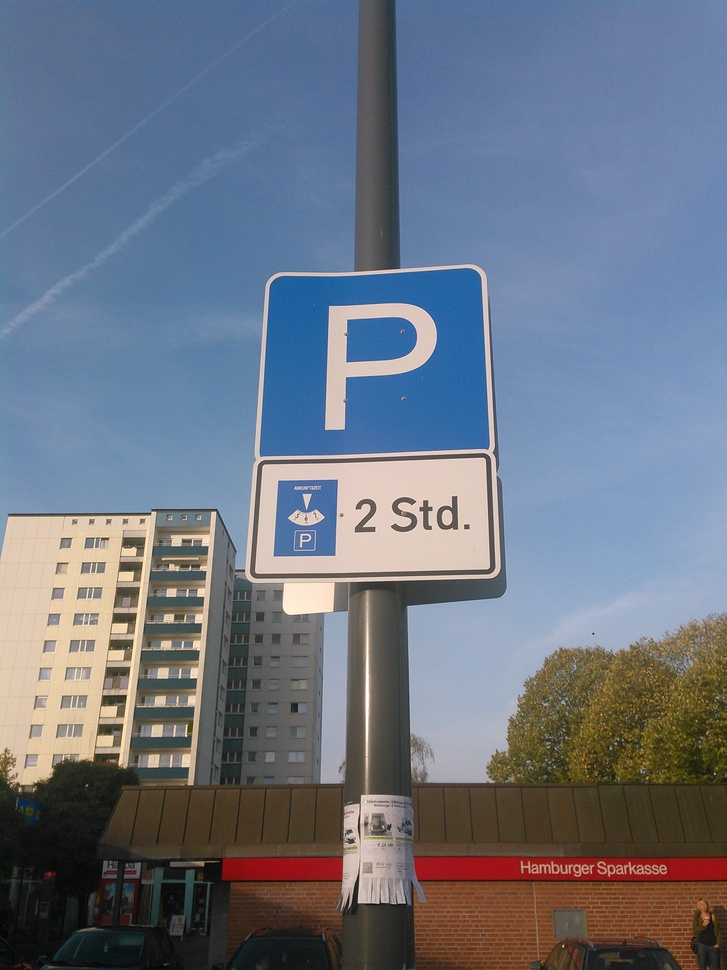
#> input picture tests/0001.jpg, 727 x 970 px, shrunk from 2448 x 3264 before the run
$ python -i image_processor.py   (imports and definitions only)
#> lines starting #> are read from the running program, lines starting #| are printed output that depends on the picture
# Copyright (C)2014,2015 Philipp Naumann
# Copyright (C)2014,2015 Marcus Soll
#
# This file is part of SPtP.
#
# SPtP is free software: you can redistribute it and/or modify
# it under the terms of the GNU General Public License as published by
# the Free Software Foundation, either version 3 of the License, or
# (at your option) any later version.
#
# SPtP is distributed in the hope that it will be useful,
# but WITHOUT ANY WARRANTY; without even the implied warranty of
# MERCHANTABILITY or FITNESS FOR A PARTICULAR PURPOSE.  See the
# GNU General Public License for more details.
#
# You should have received a copy of the GNU General Public License
# along with SPtP. If not, see <http://www.gnu.org/licenses/>.

import PIL.Image


class ImageProcessor:
    def __init__(self, image):
        """
        This class implements simple image processing methods.

        :param image: The image to process
        :type image: PIL.Image, currently only RGB(A).
        :raise: ValueError: if the image is not an instance of PIL.Image.Image
        :return: None
        """
        if image is None:
            self.image = None
            return

        if not isinstance(image, PIL.Image.Image):
            raise ValueError('Not a PIL.Image.Image')
        self.image = image
        self.top, self.bottom = self._split_image()

    # [69 lines left out: functions _split_image, aggregate_histogram, outside, not called in this run]

>>> import cv2
>>> picture = cv2.imread('tests/0001.jpg', cv2.IMREAD_GRAYSCALE)
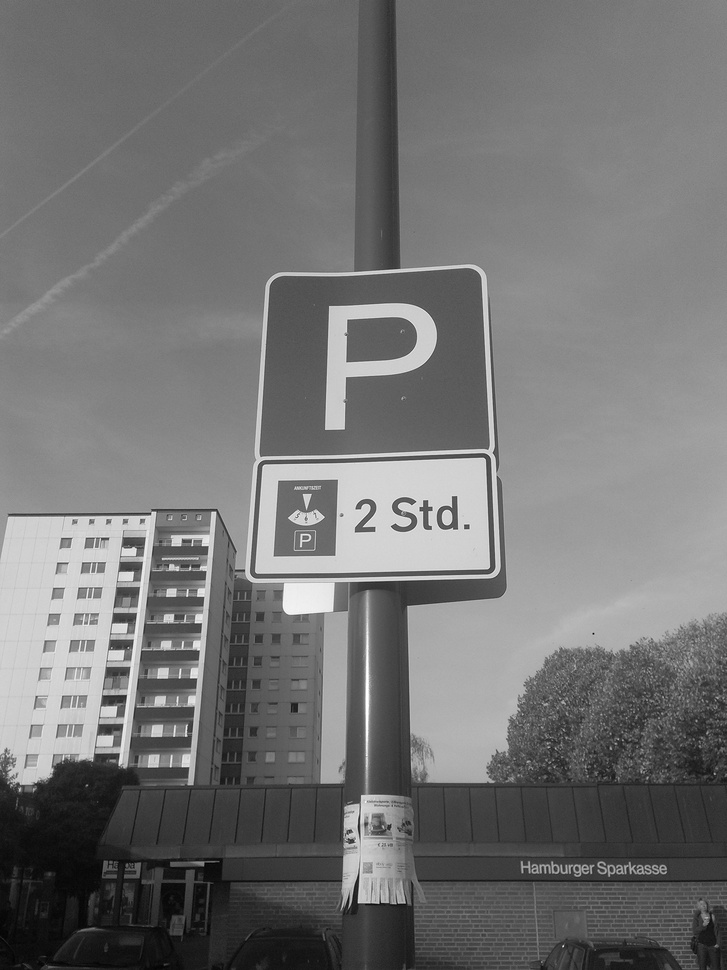
#> picture: shape (970, 727); min 0, max 255, mean 115.5
#> (the run stopped early here; a loop or call above may not have finished)

$ run again, on tests/0003.jpg
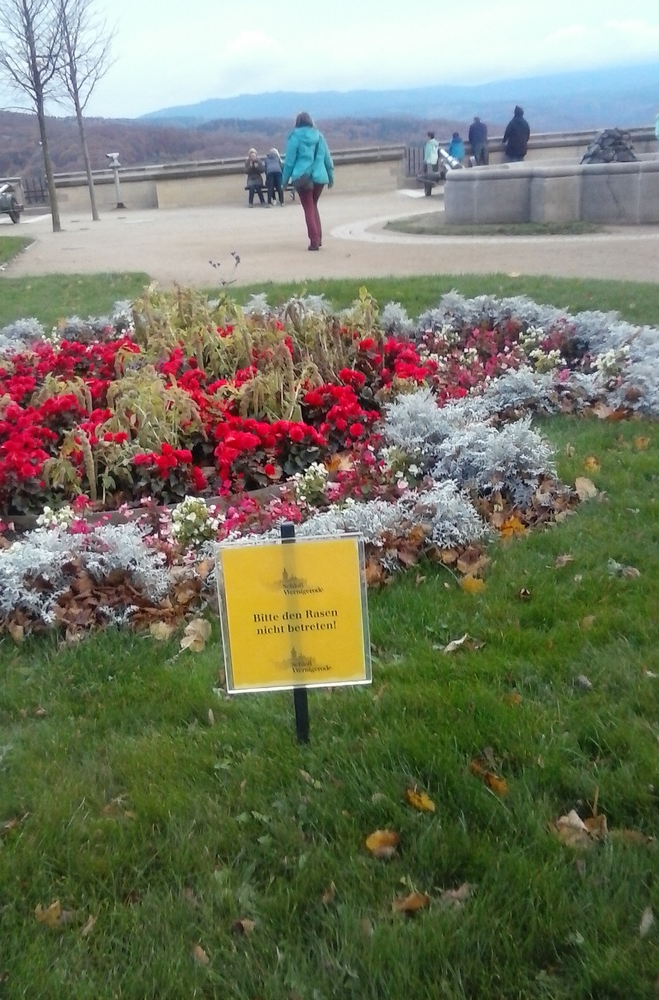
#> input picture tests/0003.jpg, 659 x 1000 px, shrunk from 1350 x 2048 before the run
#> `picture = cv2.imread('tests/0001.jpg', cv2.IMREAD_GRAYSCALE)`:
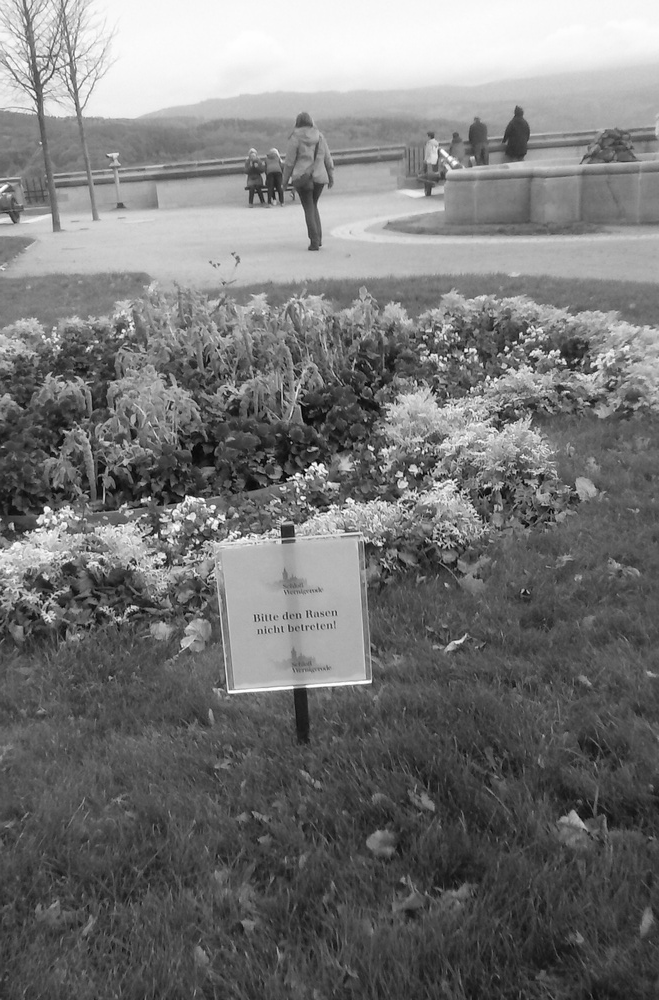
#> picture: shape (1000, 659); min 0, max 255, mean 118.7

$ run again, on tests/0004.jpg
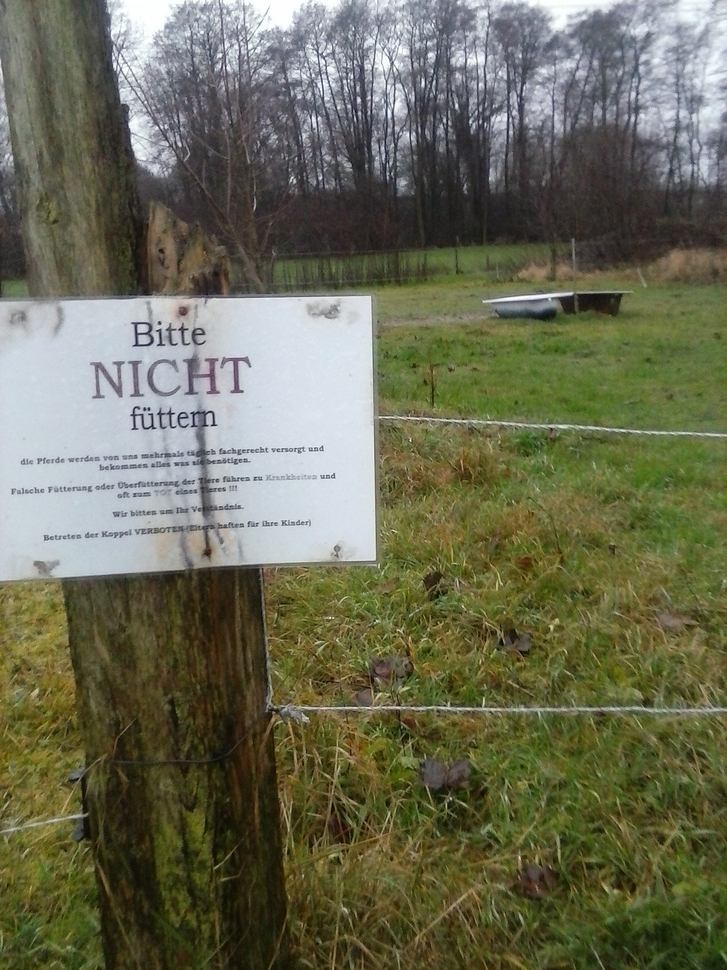
#> input picture tests/0004.jpg, 727 x 970 px, shrunk from 1536 x 2048 before the run
#> `picture = cv2.imread('tests/0001.jpg', cv2.IMREAD_GRAYSCALE)`:
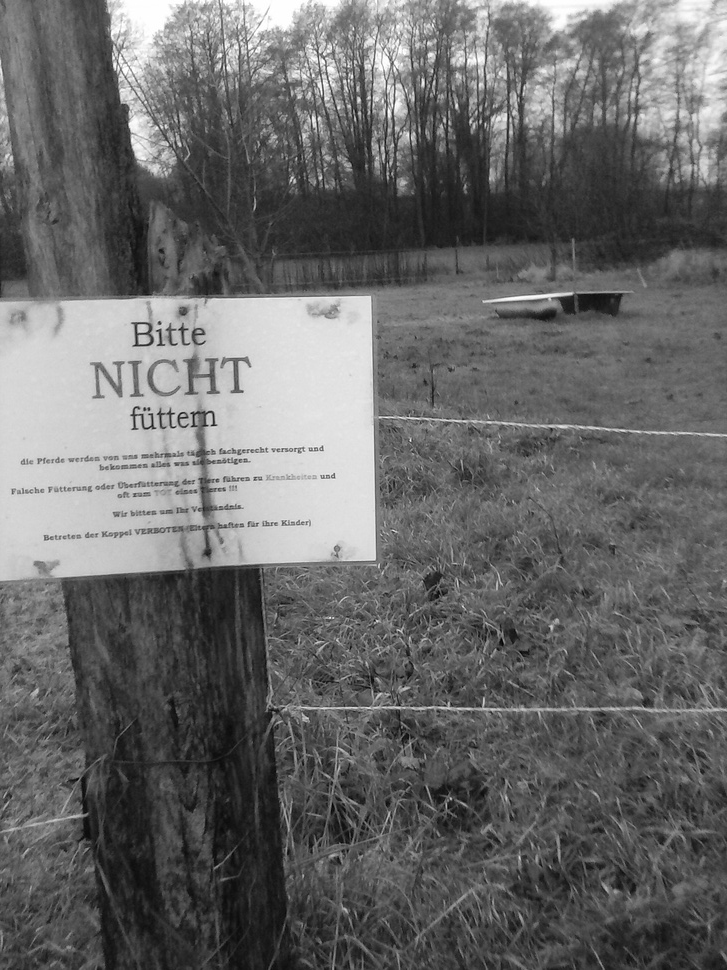
#> picture: shape (970, 727); min 0, max 255, mean 104.7
